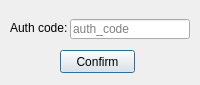
<?xml version="1.0" encoding="UTF-8"?>
<ui version="4.0">
 <class>AuthWindow</class>
 <widget class="QDialog" name="AuthWindow">
  <property name="geometry">
   <rect>
    <x>0</x>
    <y>0</y>
    <width>200</width>
    <height>85</height>
   </rect>
  </property>
  <property name="minimumSize">
   <size>
    <width>200</width>
    <height>85</height>
   </size>
  </property>
  <property name="maximumSize">
   <size>
    <width>200</width>
    <height>85</height>
   </size>
  </property>
  <property name="windowTitle">
   <string>Auth</string>
  </property>
  <property name="windowIcon">
   <iconset resource="res.qrc">
    <normaloff>:/icons/icons/main.png</normaloff>:/icons/icons/main.png</iconset>
  </property>
  <widget class="QLabel" name="label">
   <property name="geometry">
    <rect>
     <x>10</x>
     <y>20</y>
     <width>61</width>
     <height>16</height>
    </rect>
   </property>
   <property name="text">
    <string>Auth code:</string>
   </property>
  </widget>
  <widget class="QLineEdit" name="get_auth_code">
   <property name="geometry">
    <rect>
     <x>70</x>
     <y>19</y>
     <width>120</width>
     <height>20</height>
    </rect>
   </property>
   <property name="inputMethodHints">
    <set>Qt::ImhDigitsOnly</set>
   </property>
   <property name="inputMask">
    <string/>
   </property>
   <property name="maxLength">
    <number>12</number>
   </property>
   <property name="placeholderText">
    <string>auth_code</string>
   </property>
  </widget>
  <widget class="QPushButton" name="confirm_auth_code">
   <property name="geometry">
    <rect>
     <x>60</x>
     <y>50</y>
     <width>75</width>
     <height>23</height>
    </rect>
   </property>
   <property name="text">
    <string>Confirm</string>
   </property>
  </widget>
 </widget>
 <resources>
  <include location="res.qrc"/>
 </resources>
 <connections/>
</ui>
